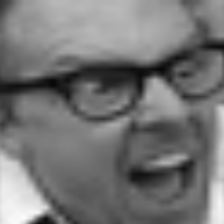
#> input picture dataset/anger/anger001.png, 224 x 224 px; its folder holds only this picture in this run
$ jupyter execute --allow-errors percobaan_4.ipynb   (older library calls are emulated)
#> lines starting #> are read from the running program, lines starting #| are printed output that depends on the picture
## Judul: Klasifikasi Emosi Berdasarkan Ekspresi Wajah Menggunakan Metode Pengolahan Citra

Nama Anggota
1. GIAN KAUSARI : F1D02310053
2. INTAN NURGITASARI : F1D02310060
3. DZAKANOV INSHOOFI : F1D02310110
4. NANANG ALIFIAN RIZKI FAKHRONI : F1D02310128

# Percobaan Menggunakan Ekualisasi Histogram, Deteksi Tepi Sobel dan Filter Median

[cell 1]
import os
import cv2 as cv
import matplotlib.pyplot as plt
import numpy as np
import pandas as pd
from sklearn.model_selection import train_test_split, cross_val_predict
from sklearn.metrics import accuracy_score, classification_report
from skimage.feature import graycomatrix, graycoprops
from scipy.stats import entropy
from sklearn.ensemble import RandomForestClassifier
from sklearn.svm import SVC
from sklearn.neighbors import KNeighborsClassifier
from sklearn.metrics import accuracy_score, precision_score, recall_score, f1_score, confusion_matrix, classification_report
from sklearn.metrics import (confusion_matrix, ConfusionMatrixDisplay)
import seaborn as sns

Kode di atas bertujuan untuk mengimpor berbagai library yang dibutuhkan untuk menjalankan proses pengolahan citra dan klasifikasi data. Modul `os` berfungsi untuk menjelajahi direktori dan membaca file yang tersimpan. Library `cv2` atau OpenCV digunakan dalam proses pembacaan dan manipulasi gambar. Library  `matplotlib.pyplot` berfungsi untuk menampilkan gambar serta membuat berbagai jenis grafik. lalu library `numpy` untuk pengolahan data numerik dan array, sedangkan `pandas` dipakai untuk mengelola data dalam format tabel atau dataframe.

Fungsi `train_test_split` dan `cross_val_predict` digunakan dalam pembagian data menjadi data latih dan data uji, serta untuk melakukan validasi silang. Fungsi `accuracy_score`, `precision_score`, `recall_score`, `f1_score`, `classification_report`, `confusion_matrix`, dan `ConfusionMatrixDisplay` berfungis  Untuk mengevaluasi performa model klasifikasi, digunakan beberapa metrik seperti .

Ekstraksi fitur tekstur dari gambar dilakukan dengan menggunakan `graycomatrix` dan `graycoprops`, yang merupakan bagian dari metode GLCM (Gray Level Co-occurrence Matrix). Selain itu, fungsi `entropy` digunakan untuk menghitung nilai entropi dari fitur tekstur.

Dalam hal klasifikasi, digunakan tiga algoritma utama, yaitu `RandomForestClassifier`, `SVC` (Support Vector Classifier), dan `KNeighborsClassifier`. library `seaborn` berfungsi untuk mendukung visualisasi data seperti heatmap atau grafik lainnya.

# Data Loading

[cell 2]
data = []
labels = []
file_name = []
for sub_folder in os.listdir("dataset/"):
    if sub_folder[0] == ".":
        continue

    sub_folder_files = os.listdir(os.path.join("dataset/", sub_folder))
    for i, filename in enumerate(sub_folder_files):
        img_path = os.path.join("dataset/", sub_folder, filename)

        img = cv.imread(img_path, cv.IMREAD_GRAYSCALE)
#> img is the input picture: shape (224, 224); min 5, max 253, mean 117.4

        data.append(img)
        labels.append(sub_folder)
        name = os.path.splitext(filename)[0]
        file_name.append(filename)

#> (the rest of this cell did not finish here and is left out)

Kode di atas digunakan untuk membaca seluruh gambar dalam folder `dataset`, yang di dalamnya terdiri dari beberapa subfolder. Setiap subfolder dianggap sebagai representasi dari satu kelas atau kategori gambar.

Pertama, disiapkan tiga list kosong yaitu `data`, `labels`, dan `file_name` untuk menyimpan gambar grayscale, label kelas berdasarkan nama subfolder, serta nama file asli dari gambar.

Program kemudian melakukan iterasi ke seluruh subfolder. Jika ada folder yang diawali dengan titik (biasanya folder sistem tersembunyi), maka akan dilewati agar tidak ikut diproses.

Setiap gambar di dalam subfolder akan dibaca menggunakan OpenCV dalam mode grayscale. Hasil pembacaan gambar disimpan ke `data`, nama subfolder yang menjadi label dimasukkan ke `labels`, dan nama filenya disimpan ke `file_name`.

Setelah semua gambar terbaca, list `data` dan `labels` dikonversi menjadi array NumPy. Ini bertujuan agar data lebih efisien untuk diproses lebih lanjut, seperti saat melakukan ekstraksi fitur atau klasifikasi.

# Data Preparation

## Define Preprocessing Function

[cell 3]
# [5 lines left out: function resize, not called in this run]

Kode di atas merupakan fungsi untuk mengubah ukuran (resize) citra secara manual ke dimensi yang diinginkan. Awalnya, fungsi ini membuat array kosong bernama `result` dengan ukuran `target_size` dan tipe data yang sama dengan gambar asli. Kemudian, langkah atau jarak antar piksel yang akan diambil dari citra asli dihitung melalui pembagian ukuran asli dengan ukuran target. Selanjutnya, citra hasil resize diambil menggunakan teknik slicing berdasarkan langkah tersebut, yaitu memilih piksel secara berkala dari gambar asli. Hasil akhirnya adalah citra baru yang ukurannya telah diperkecil atau diperbesar sesuai kebutuhan.

[cell 4]
# Ekualisasi Histogram
def prepro1(img):
    result = np.zeros(img.shape, dtype=img.dtype)

    eqs: np.array = np.zeros(256, np.uint8)

    hist: np.array = np.zeros(256, np.int32)
    for c in img.ravel():
        hist[int(c)] += 1

    cdf: np.array = np.zeros(256, float)

    cdf[0] = hist[0]
    for i in range(1, 256):
        cdf[i] = hist[i] + cdf[i - 1]

    eqs = np.round(cdf / cdf[-1] * 255).astype(np.uint8)

    result = eqs[img]

    return result

Kode fungsi `prepro1(img)` berfungsi untuk melakukan proses penyetaraan histogram (histogram equalization) pada citra grayscale yang diberikan sebagai input `img`. Proses dimulai dengan membuat sebuah array kosong bernama `result` yang memiliki ukuran dan tipe data sama dengan citra asli, yang nantinya akan menyimpan hasil citra yang sudah diolah. Selanjutnya, kode membuat histogram dari citra tersebut dengan menghitung frekuensi kemunculan tiap nilai intensitas pixel dari 0 hingga 255 dan menyimpannya dalam array `hist`. Setelah itu, dilakukan perhitungan fungsi distribusi kumulatif (CDF) yang merupakan penjumlahan kumulatif dari histogram untuk setiap intensitas, dan hasilnya disimpan dalam array `cdf`. Nilai-nilai CDF tersebut kemudian dinormalisasi dan diubah skalanya menjadi rentang 0 hingga 255, yang menghasilkan array `eqs` sebagai peta transformasi intensitas pixel. Pada tahap akhir, setiap pixel pada citra asli diganti dengan nilai yang telah ditransformasikan oleh `eqs`, dan hasilnya disimpan di `result`. Fungsi kemudian mengembalikan citra baru dengan kontras yang lebih merata, sehingga citra menjadi lebih jelas dan detailnya lebih mudah terlihat.

[cell 5]
# Perbaikan Citra - Filter Median
def prepro2(img, size=(3, 3)):
    result = np.zeros(img.shape, img.dtype)

    half_kern_size = (size[0]//2 ,size[1]//2)
    padded = np.pad(img, pad_width=half_kern_size, mode="edge")
    for y in range(img.shape[0]):
        for x in range(img.shape[1]):
            temp = np.sort(padded[y:y+size[0], x:x+size[1]].flatten())[(size[0] * size[1]) // 2]
            result[y,x] = temp

    return result

kode di atas merupakan fungsi `prepro2(img, size=(3, 3))` yang berfungsi untuk melakukan perbaikan citra menggunakan filter median. Pertama, fungsi ini membuat array kosong `result` dengan ukuran dan tipe data yang sama seperti citra input `img`, yang akan menampung hasil filtering. Variabel `half_kern_size` menghitung setengah ukuran kernel pada masing-masing sumbu (vertikal dan horizontal), yang berguna untuk proses padding. Kemudian, citra asli `img` dipadding menggunakan metode "edge", yaitu dengan menyalin nilai piksel tepi citra ke bagian padding. Ini memastikan proses filter median tetap bisa berjalan di piksel-piksel tepi. Selanjutnya, fungsi melakukan iterasi untuk setiap piksel dalam citra. Pada tiap posisi piksel `(y, x)`, diambil area kecil sesuai ukuran kernel dari citra yang telah dipadding, kemudian seluruh nilai piksel dalam area tersebut diratakan menjadi satu dimensi (flatten), diurutkan, dan diambil nilai median-nya (yaitu nilai tengah dari hasil sorting). Nilai ini lalu disimpan ke dalam `result[y, x]`. Dengan demikian, fungsi ini menggantikan setiap piksel dengan nilai median dari tetangganya, sehingga citra yang dihasilkan akan tampak lebih bersih dari noise, namun tetap mempertahankan tepi objek dengan baik.

[cell 6]
# Deteksi Tepi - Metode Sobel
def prepro4(img):
    kernel = np.array([
        [
            [-1, 0, 1],
            [-2, 0, 2],
            [-1, 0, 1]
        ],
        [
            [1, 2, 1],
            [0, 0, 0],
            [-1, -2, -1]
        ]
    ])

    result = np.zeros(img.shape, dtype=img.dtype)

    padded = np.zeros((img.shape[0] + 2, img.shape[1] + 2), dtype=img.dtype)
    padded[2:, 2:] = img[:, :]

    for y in range(result.shape[0]):
        for x in range(result.shape[1]):
            sx = np.sum(padded[y:y+kernel[0].shape[0], x:x+kernel[0].shape[1]] * kernel[0])
            sy = np.sum(padded[y:y+kernel[0].shape[1], x:x+kernel[0].shape[1]] * kernel[1])

            result[y, x] = np.sqrt(sx**2 + sy**2)

    return result

Kode di atas merupakan fungsi `prepro4(img)` yang berfungsi untuk melakukan deteksi tepi pada citra grayscale menggunakan metode Sobel. Pertama, fungsi ini mendefinisikan dua kernel Sobel yang masing-masing untuk mendeteksi gradien intensitas arah horizontal (`kernel[0]`) dan vertikal (`kernel[1]`). Kemudian dibuat array `result` kosong untuk menyimpan hasil deteksi tepi dengan ukuran sama dan tipe data yang sama dengan citra input `img`. Agar proses konvolusi kernel dengan citra berjalan lancar tanpa masalah pada tepi citra, citra `img` dipadding dengan membuat array `padded` yang lebih besar dua piksel di setiap sisi, dan nilai piksel citra asli disalin ke dalam posisi yang tepat di dalam `padded`. Selanjutnya, dilakukan perulangan pada setiap piksel di `result`, di mana untuk setiap piksel dihitung hasil konvolusi dengan kernel horizontal (`sx`) dan vertikal (`sy`) dari area citra yang sesuai di `padded`. Besarnya gradien tepi pada piksel tersebut dihitung menggunakan rumus akar kuadrat dari jumlah kuadrat `sx` dan `sy`. Nilai ini kemudian disimpan di `result`. Dengan cara ini, fungsi mengembalikan citra hasil deteksi tepi yang menunjukkan perubahan intensitas paling signifikan pada citra asli, yang membantu menonjolkan kontur dan batas objek.

## Preprocessing

[cell 7]
dataPreprocessed = []
for i in range(len(data)):
    img = prepro1(data[i])
    img = prepro4(img)
    img = prepro2(img)
    dataPreprocessed.append(img)
#> this loop made 2 passes
#> half_kern_size in prepro2 on passes 1 to 2: (1, 1), (1, 1)
#> pass 1, in prepro1, `result = eqs[img]`:
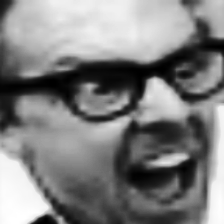
#> result: shape (224, 224); min 0, max 255, mean 128.4
#> pass 1, `img = prepro4(img)`:
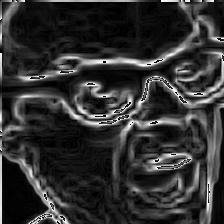
#> img: shape (224, 224); min 0, max 255, mean 49.5
#> pass 1, in prepro2, `padded = np.pad(img, pad_width=half_kern_size, mode="edge")`:
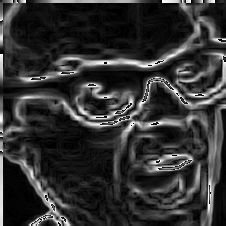
#> padded: shape (226, 226); min 0, max 255, mean 50.3
#> pass 1, `img = prepro2(img)`:
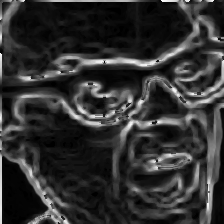
#> img: shape (224, 224); min 0, max 250, mean 49.1
#> after the loop, dataPreprocessed = 2 items
#> (the rest of the program and of its run is left out)
